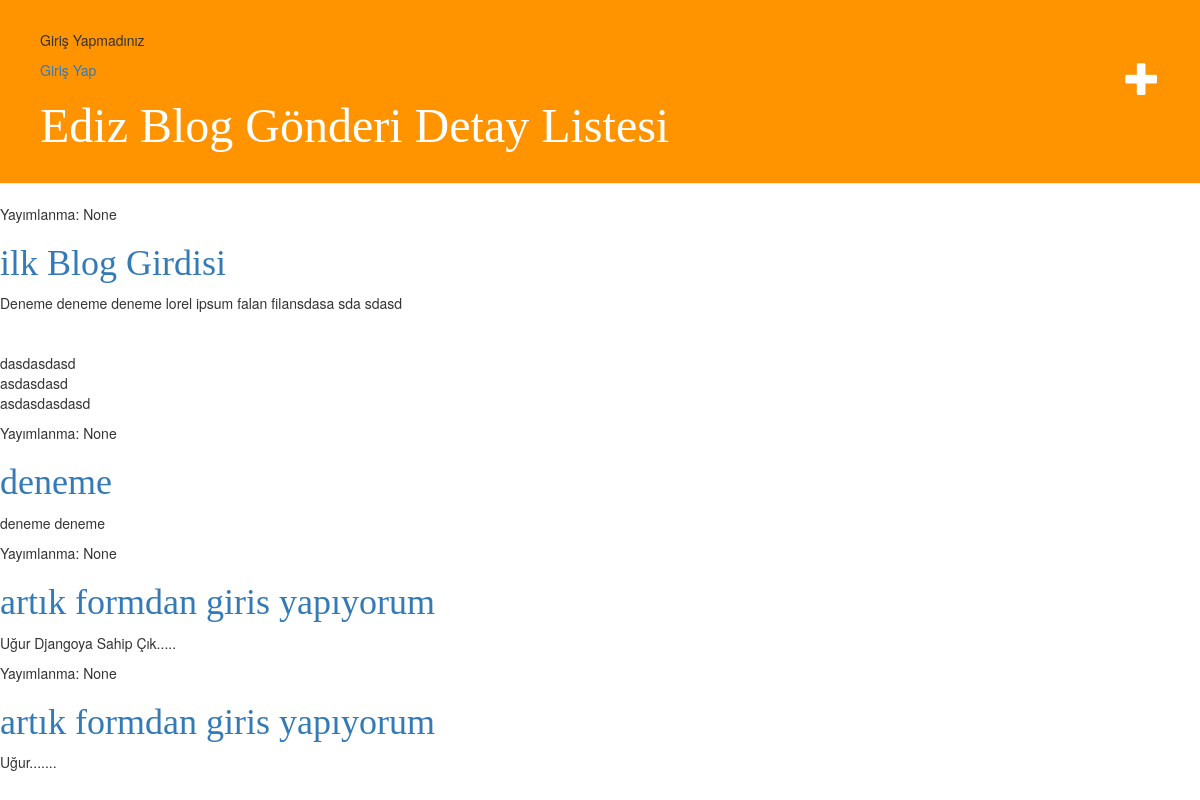
Before: / with the older database file.
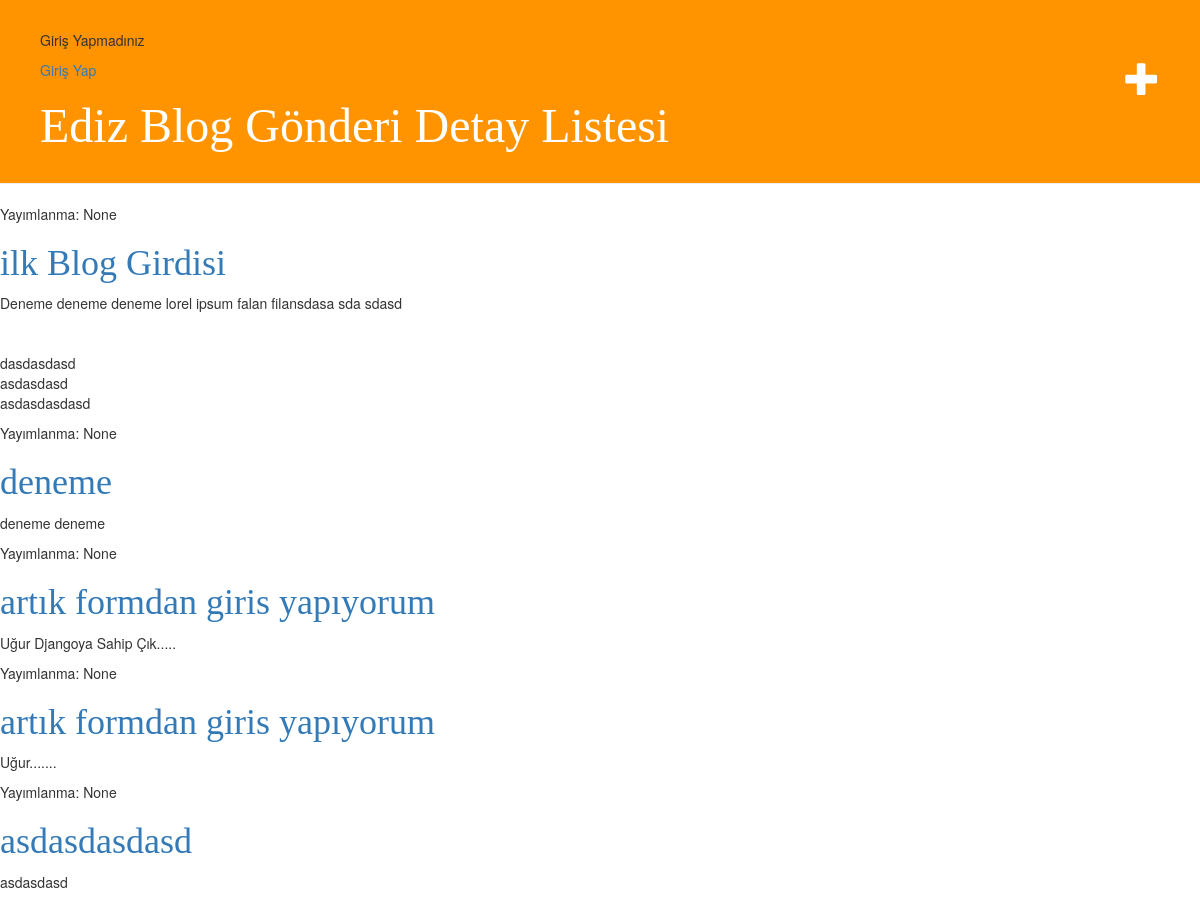
After: the same page with the newer database file.
### EdizBlog/models.py (models this page shows, shortened)
class Gonderi(models.Model):
    yazar = models.ForeignKey('auth.User', on_delete=models.CASCADE)
    baslik = models.CharField(max_length=200)
    yazi = models.TextField()
    olus_zamani = models.DateTimeField(
            default=timezone.now)
    yayim_zamani = models.DateTimeField(
            blank=True, null=True)

### EdizBlog/views.py (the view)
# urls.py: path('', views.gonderi_liste, name='gonderi_liste'),
def gonderi_liste(request):
    Gonderiler =  Gonderi.objects.order_by('olus_zamani')
    return render(request, 'gonderi/gonderiliste.html', {"Gonderiler":Gonderiler})

### EdizBlog/templates/gonderi/gonderiliste.html
{% extends 'gonderi/base.html' %}
{% block title %} Gönderi Detay Listesi {% endblock %}
{% block content %}
{% for Gonderi in Gonderiler %}
    <div>
        <p>Yayımlanma: {{ Gonderi.yayim_zamani }}</p>
        <h1><a href="{% url 'gonderi_detay' pk=Gonderi.pk %}">{{ Gonderi.baslik }}</a></h1>
        <p>{{ Gonderi.yazi|linebreaksbr }}</p>
    </div>
{% endfor %}
{% endblock %}

Changed rows visible on the page:
added Gonderi: yayim_zamani "None", baslik "asdasdasdasd", yazi "asdasdasd"
